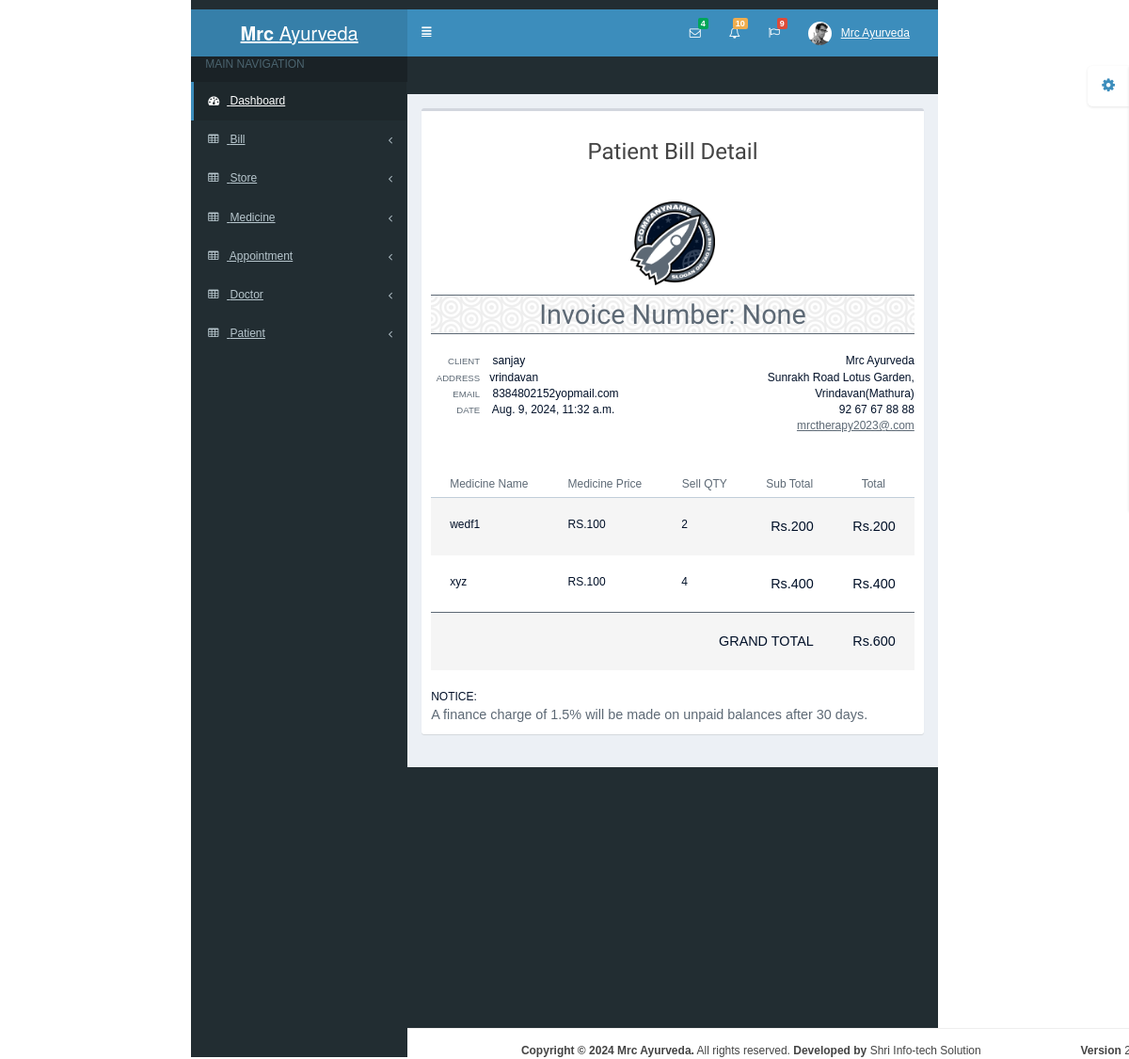
The app's page /bill/patient_bill_detail/5/ with its own data.
### bill/models.py (models this page shows)
class PatientBill(models.Model):
    store = models.ForeignKey(Store, on_delete=models.PROTECT, null=True)
    patient = models.ForeignKey(Patient, on_delete=models.PROTECT, null=True)
    invoice_number = models.CharField(max_length=100, null=True)
    created_at = models.DateTimeField(auto_now_add=True)
    updated_at = models.DateTimeField(auto_now=True, null=True, blank=True)
    class Meta:
        db_table = 'patient_bill'

class PatientBillDetail(models.Model):
    patient_bill = models.ForeignKey(PatientBill, on_delete=models.PROTECT, null=True)
    medicine = models.ForeignKey(Medicine, on_delete=models.CASCADE, null=True)
    medicine_qty = models.IntegerField(null=True)
    medicine_sell_qty = models.IntegerField(null=True)
    medicine_price = models.IntegerField(null=True)
    medicine_sell_price = models.IntegerField(null=True)
    created_at = models.DateTimeField(auto_now_add=True)
    updated_at = models.DateTimeField(auto_now=True, null=True, blank=True)
    class Meta:
        db_table = 'patient_bill_detail'

### patient/models.py (models this page shows, shortened)
class Patient(models.Model):
    user = models.ForeignKey(User, on_delete=models.PROTECT, null=True)
    patient_code = models.CharField(max_length=20, null=True, blank=True)
    patient_age = models.IntegerField(null=True, blank=True)
    created_at = models.DateTimeField(auto_now_add=True)
    updated_at = models.DateTimeField(auto_now=True, null=True, blank=True)
    class Meta:
        db_table = 'patient'

### account/models.py (models this page shows, shortened)
class User(AbstractUser):
    username = models.CharField(max_length=500, unique=True, null=True)
    email = models.EmailField(unique=True, null=True)
    mobile = models.CharField(max_length=20, null=True)
    phone = models.CharField(max_length=20, null=True)
    address = models.TextField(null=True)
    is_staff = models.BooleanField(default=False)
    is_active = models.BooleanField(default=True)
    created_at = models.DateTimeField(auto_now_add=True)
    class Meta:
        db_table = 'user'

### medicine/models.py (models this page shows, shortened)
class Medicine(models.Model):
    medicine_name = models.CharField(max_length=500, null=True)
    medicine_price = models.IntegerField(null=True)
    medicine_manufacturer = models.CharField(max_length=500, null=True)
    medicine_expiry = models.DateField(null=True)
    created_at = models.DateTimeField(auto_now_add=True)
    updated_at = models.DateTimeField(auto_now=True, null=True, blank=True)
    class Meta:
        db_table = 'medicine'

### bill/views.py (the view)
# urls.py: path('patient_bill_detail/<int:id>/', views.patient_bill_detail, name='patient_bill_detail'),
def patient_bill_detail(request, id):
    patient_details = PatientBill.objects.get(id=id)
    bill_details = PatientBillDetail.objects.filter(patient_bill_id=id)
    total_sell_price = bill_details.aggregate(Sum('medicine_sell_price'))['medicine_sell_price__sum'] or 0
    context = {
        'patient_details': patient_details,
        'bill_details': bill_details,
        'total_sell_price': total_sell_price,
    }
    return render(request, 'patient_bill_detail.html', context)

### bill/templates/patient_bill_detail.html (shortened to what this page needs)
{% extends 'base.html' %}
{% block css %}
<link rel="stylesheet" href="/static/common_css/bill_detail_style.css" media="all"/>
{% endblock css %}
{% block content %}
<div class="wrapper">
    <div class="content-wrapper">
        <section class="content">
            <div class="row">
                <div class="col-xs-12">
                    <div class="box">
                        <div class="box-header">
                            <h3 class="text-center">Patient Bill Detail</h3>
                        </div>
                        <div class="box-body">
                            <header class="clearfix">
                                <div id="logo">
                                    <img src="/static/logo/bill_logo/bill_detail_logo.png">
                                </div>
                                <h1>Invoice Number: {{patient_details.invoice_number}}</h1>
                                <div id="company" class="clearfix">
                                    <div>Mrc Ayurveda</div>
                                    <div>Sunrakh Road Lotus Garden,<br/> Vrindavan(Mathura)</div>
                                    <div>92 67 67 88 88</div>
                                    <div><a href="mailto:company@example.com">mrctherapy2023@.com</a></div>
                                </div>
                                <div id="project">
                                    <div><span>CLIENT</span> {{patient_details.patient.user.username}}</div>
                                    <div><span>ADDRESS</span>{{patient_details.patient.user.address}}</div>
                                    <div><span>EMAIL</span> {{patient_details.patient.user.email}}</div>
                                    <div><span>DATE</span> {{patient_details.created_at}}</div>
                                </div>
                            </header>
                            <main>
                                <table>
                                    <thead>
                                    <tr>
                                        <th class="service">Medicine Name</th>
                                        <th class="desc">Medicine Price</th>
                                        <th>Sell QTY</th>
                                        <th>Sub Total</th>
                                        <th>Total</th>
                                    </tr>
                                    </thead>
                                    <tbody>
                                    {% for i in bill_details %}
                                    <tr>
                                        <td class="service">{{i.medicine.medicine_name}}</td>
                                        <td class="service">RS.{{i.medicine_price}}</td>
                                        <td class="service">{{i.medicine_sell_qty}}</td>
                                        <td class="unit">Rs.{{i.medicine_sell_price}}</td>
                                        <td class="unit">Rs.{{i.medicine_sell_price}}</td>
                                    </tr>
                                    {% endfor%}
                                    <tr>
                                        <td colspan="4" class="grand total">GRAND TOTAL</td>
                                        <td class="grand total">Rs.{{total_sell_price}}</td>
                                    </tr>
                                    </tbody>
                                </table>
                                <div id="notices">
                                    <div>NOTICE:</div>
                                    <div class="notice">A finance charge of 1.5% will be made on unpaid balances
                                        after 30 days.
                                    </div>
                                </div>
                            </main>
                        </div>
                    </div>
                </div>
            </div>
        </section>
    </div>
</div>
{% endblock content %}

### static/common_css/bill_detail_style.css (style rules this page uses)
.clearfix:after { content: ""; display: table; clear: both; }
body { position: relative; width: 21cm; height: 29.7cm; margin: 0 auto; color: #001028; background: #FFFFFF; font-family: Arial, sans-serif; font-size: 12px; font-family: Arial; }
header { padding: 10px 0; margin-bottom: 30px; }
#logo { text-align: center; margin-bottom: 10px; }
#logo img { width: 90px; }
h1 { border-top: 1px solid #5D6975; border-bottom: 1px solid #5D6975; color: #5D6975; font-size: 2.4em; line-height: 1.4em; font-weight: normal; text-align: center; margin: 0 0 20px 0; background: url('/static/logo/bill_background/dimension.png'); }
#project { float: left; }
#project span { color: #5D6975; text-align: right; width: 52px; margin-right: 10px; display: inline-block; font-size: 0.8em; }
#company { float: right; text-align: right; }
#project div, #company div { white-space: nowrap; }
table { width: 100%; border-collapse: collapse; border-spacing: 0; margin-bottom: 20px; }
table tr:nth-child(2n-1) td { background: #F5F5F5; }
table th, table td { text-align: center; }
table th { padding: 5px 20px; color: #5D6975; border-bottom: 1px solid #C1CED9; white-space: nowrap; font-weight: normal; }
table .service, table .desc { text-align: left; }
table td { padding: 20px; text-align: right; }
table td.service, table td.desc { vertical-align: top; }
table td.unit, table td.qty, table td.total { font-size: 1.2em; }
table td.grand { border-top: 1px solid #5D6975;; }
#notices .notice { color: #5D6975; font-size: 1.2em; }

### records on screen
PatientBill: invoice_number "None", patient.user.username "sanjay", patient.user.address "vrindavan", patient.user.email "8384802152yopmail.com", created_at "Aug. 9, 2024, 11:32 a.m."
PatientBillDetail: medicine.medicine_name "wedf1", medicine_price "100", medicine_sell_qty "2", medicine_sell_price "200"
PatientBillDetail: medicine.medicine_name "xyz", medicine_price "100", medicine_sell_qty "4", medicine_sell_price "400"

### other values on screen
{{ total_sell_price }} "600"
